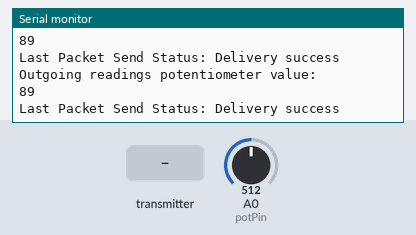
A sketch run on a simulated ESP8266 (NodeMCU). On the bench: the last lines printed to the serial monitor. The test bench sets the inputs (shaded band); at power-on: A0 (potPin) = 512.

Above: at 1.2 s.
1.3 s: the transmitter starts sending potvalue = 0
3.3 s: A0 (potPin) set to 716
At 3.31 s:
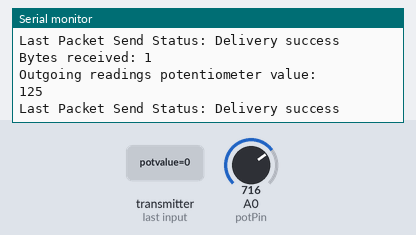
4.8 s: A0 (potPin) set to 900
At 4.81 s:
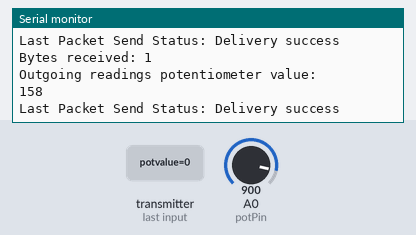
Timing chart, 0 to 7.8 s (numbered marks = the images above; inputs shaded):
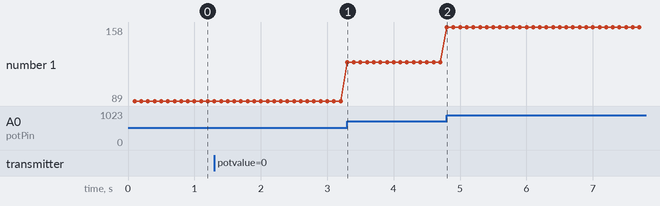

Measured:
- after the input at 3.3 s, the serial monitor: prints a new line at once (image 1)
- after the input at 4.8 s, the serial monitor: prints a new line at once (image 2)
- plotted number 1: 89 → 125 after the input at 3.3 s, 125 → 158 after the input at 4.8 s

The sketch:

transSender.ino
```cpp
/*
  Flow of the code

  1 - Put WiFi in STA Mode
  2 - Intialize ESPNOW
  3 - Set Role to Combo
  4 - Add peer device
  5 - Define Send Callback Function
  6 - Define Receive Callback Function
*/
#include <ESP8266WiFi.h>
#include <espnow.h>

//define all the pins
#define potPin A0

// REPLACE WITH THE MAC Address of your receiver 2C:F4:32:70:13:54
uint8_t broadcastAddress[] = {0x48, 0x3F, 0xDA, 0x5F, 0xDF, 0xEA};
//below structure is outgoing
typedef struct struct_commands {
  byte potvalue;
} struct_commands;
// Create a struct_commands called outgoingCommands to hold outgoing data
struct_commands outgoingCommands;
// Create a struct_commands called incomingData to hold incoming data
struct_commands incomingData;
// Variable to store if sending data was successful
String success;
// Callback when data is sent
void OnDataSent(uint8_t *mac_addr, uint8_t sendStatus) {
  Serial.print("Last Packet Send Status: ");
  if (sendStatus == 0) {
    Serial.println("Delivery success");
  }

  else {
    Serial.println("Delivery fail");
  }
}

// Callback when data is received
void OnDataRecv(uint8_t * mac, uint8_t *incomingData, uint8_t len) {
  memcpy(&incomingData, incomingData, sizeof(incomingData));
  Serial.print("Bytes received: ");
  Serial.println(len);
}
void setup() {
  // Init Serial Monitor
  Serial.begin(9600);
  //set pinmode
  pinMode(potPin,INPUT);
  // Set device as a Wi-Fi Station
  WiFi.mode(WIFI_STA);
  WiFi.disconnect();
  // Init ESP-NOW
  if (esp_now_init() != 0) {
    Serial.println("Error initializing ESP-NOW");
    return;
  }
  // Set ESP-NOW Role
  esp_now_set_self_role(ESP_NOW_ROLE_COMBO);
  // Register peer
  esp_now_add_peer(broadcastAddress, ESP_NOW_ROLE_COMBO, 0, NULL, 0);
  // Once ESPNow is successfully Init, we will register for Send CB to
  // get the status of Trasnmitted packet
  esp_now_register_send_cb(OnDataSent);
  // Register for a callback function that will be called when data is received
  esp_now_register_recv_cb(OnDataRecv);
}
//delay management
unsigned long previousMillis_pot = 0;  // Store the previous time
const long interval_pot = 100;        // Set the interval_pot in milliseconds
//Note: previousMillis and interval should be different for every delay event
void loop() {
  unsigned long currentMillis = millis();
   // Check if it's time to send the data
  if (currentMillis - previousMillis_pot >= interval_pot) {
    previousMillis_pot = currentMillis;  // Save the last time you sent the data

    // Your code to send data goes here
  // strcpy(outgoingCommands.msg, "Hello from NodeMCU");
  outgoingCommands.potvalue= map(analogRead(potPin) , 10, 1023, 0, 180);
  Serial.println("Outgoing readings potentiometer value:");
  Serial.println(outgoingCommands.potvalue);
  esp_now_send(broadcastAddress, (uint8_t *) &outgoingCommands, sizeof(outgoingCommands));
  }


}
```
